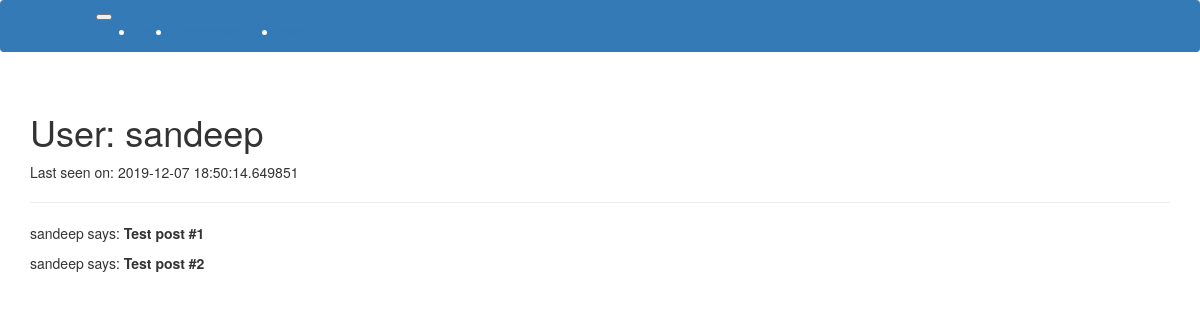
/user/sandeep (signed in), run on the app's committed database.
### application/models.py (models this page shows, shortened)
class User(UserMixin, db.Model):
    id = db.Column(db.Integer, primary_key=True)
    username = db.Column(db.String(128), index=True, unique=True)
    email = db.Column(db.String(128), index=True, unique=True)
    password_hash = db.Column(db.String(128))
    about_me = db.Column(db.String(140))
    last_seen = db.Column(db.DateTime, default=datetime.utcnow)
    posts = db.relationship('Post', backref='author', lazy='dynamic')

### application/views.py (the view)
@app.route('/user/<username>')
@login_required
def user(username):
    user = User.query.filter_by(username=username).first_or_404()
    posts = [
        {'author': user, 'body': 'Test post #1'},
        {'author': user, 'body': 'Test post #2'}
    ]
    return render_template('user.html', user=user, posts=posts)

### application/models.py (called while the page is built)
@login.user_loader
def load_user(id):
    return User.query.get(int(id))

### application/views.py (called while the page is built)
@app.before_request
def before_request():
    if current_user.is_authenticated:
        current_user.last_seen = datetime.utcnow()
        db.session.commit()

### application/templates/user.html (shortened to what this page needs)
{% extends "base.html" %}
{% block app_content %}
<h1>User: {{ user.username }}</h1>
{% if user.last_seen %}<p>Last seen on: {{ user.last_seen }}</p>{% endif %}
<hr>
{% for post in posts %}
<p>
  {{ post.author.username }} says: <b>{{ post.body }}</b>
</p>
{% endfor %}
{% endblock %}

### data on the page
User: username "sandeep", last_seen "2019-12-07 18:50:14.649851", author.username "sandeep" "sandeep"

### other printed values
{{ post.body }} "Test post #1" "Test post #2"
